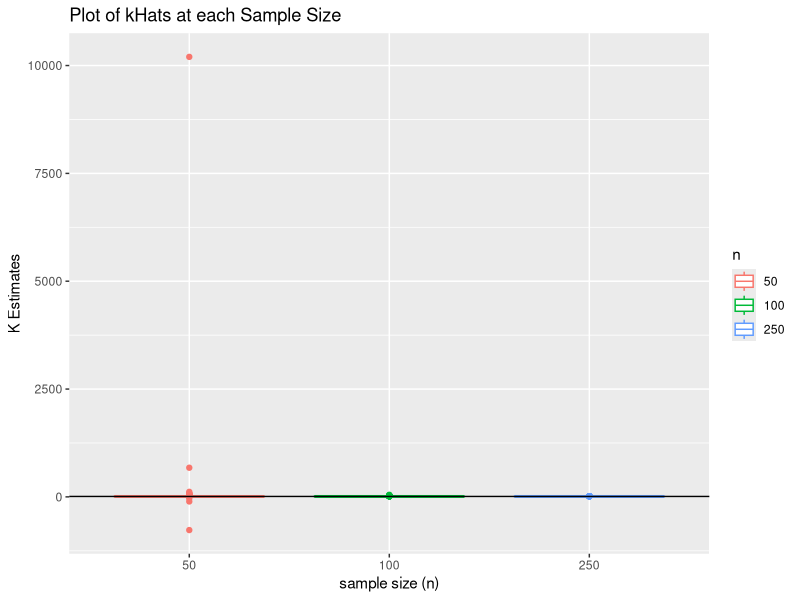
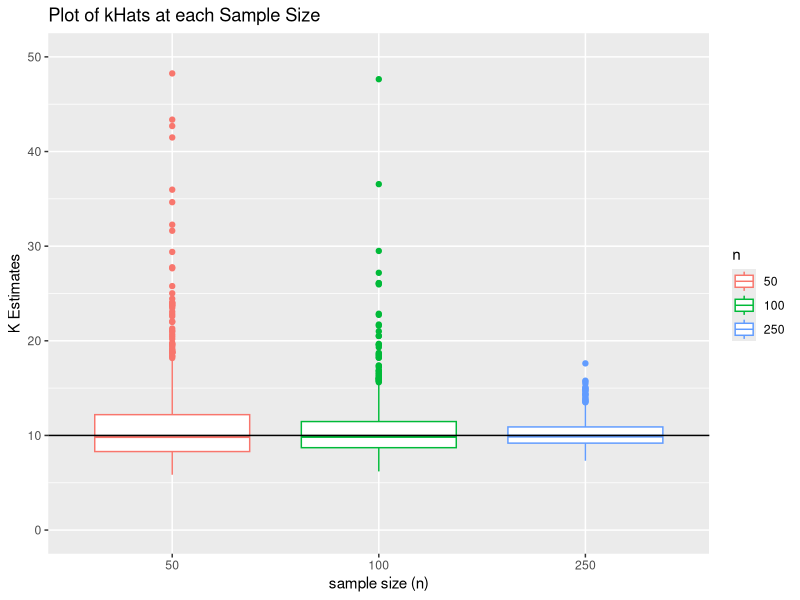
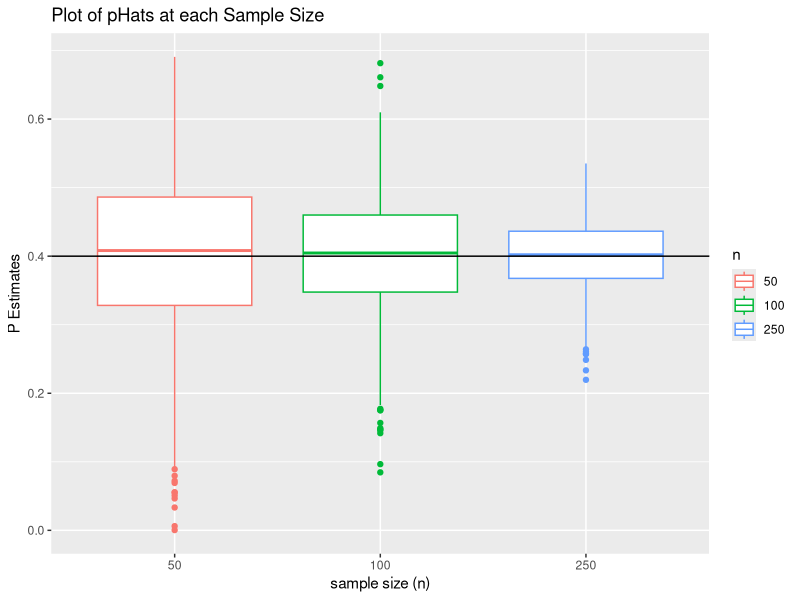

Write R code to recreate these figures, in order.

#1
library(dplyr)
library(plyr)
install.packages("plyr")
??rdply

set.seed(2)
randomBinomSample = rbinom(50,10,.4) #generate a random sample of 50 observations from
                                      #binomial distribution where #trials = 10, p =.4
randomBinomSample


#2

#something is wrong with the denominator I think
estimateKHat = function(randomBinSamp){
  sampleMean = mean(randomBinSamp) #calculate Xbar
  oneOverN = (length(randomBinSamp)-1)/(length(randomBinSamp)) #(n-1)/n to get populationvar
  popVar = oneOverN*var(randomBinSamp) #actually calculate population variance
  denominator = sampleMean - popVar
  kHat = ((sampleMean)^2)/(denominator)
  return(kHat)
}

estimateKHat2 = function(randomBinSamp){
  sampleMean = mean(randomBinSamp) #calculate Xbar
  
  kHat = ((sampleMean)^2)/(sampleMean-1/(length(randomBinSamp))*(sum((randomBinSamp-sampleMean)^2)))
  return(kHat)
}
estimateKHat2(randomBinomSample)
  
estimatePHat = function(randomBinSamp){
  sampleMean = mean(randomBinSamp) #calculate the mean of the binomial sample vector
  returnedKHat = estimateKHat(randomBinSamp)
  pHat = sampleMean/returnedKHat
  return(pHat)
}
estimatePHat(randomBinomSample)



#3
#generate 1000 random samples of size 50
randomSamples = list(replicate(1000,rbinom(50,10,.4)))
randomSamples

randomSamplesDF = data.frame(randomSamps = randomSamples)


randomSampleDF = t(randomSamplesDF)
estimatedKHats = apply(randomSampleDF,1,estimateKHat)
estimatedKHats
mean(estimatedKHats)

#create a vector of estimated PHats
estimatedPHats = apply(randomSampleDF,1,estimatePHat)



#5
bias = function(vec,ev){
  expValEstimatorHat = mean(vec)
  return(expValEstimatorHat-ev)
}
mse = function(vec,ev){
  expValEstimatorHat = mean(vec)
  sse = sum((vec - ev)^2)
  meanSquaredError = sse/length(vec)
  return(meanSquaredError)
  
}
#when n=50
set.seed(2)
randomSamples = list(replicate(1000,rbinom(50,10,.4)))

randomSamplesDF = data.frame(randomSamps = randomSamples)

randomSampleDF = t(randomSamplesDF)
View(randomSampleDF)

estimatedKHats50 = apply(randomSampleDF,1,estimateKHat)
which.max(estimatedKHats50)
estimatedKHats50[996]

estimatedPHats = apply(randomSampleDF,1,estimatePHat)

#calculate bias for kHat when n=50
bias(estimatedKHats,10)

#calculate mse for kHat when n = 50
mse(estimatedKHats,10)

#calculate bias for pHat when n =50
bias(estimatedPHats,.4)

#calculate mse for pHat when n = 50
mse(estimatedPHats,.4)

#when n=100
set.seed(2)
randomSamples = list(replicate(1000,rbinom(100,10,.4)))

randomSamplesDF = data.frame(randomSamps = randomSamples)

randomSampleDF = t(randomSamplesDF)

estimatedKHats100 = apply(randomSampleDF,1,estimateKHat)

estimatedPHats = apply(randomSampleDF,1,estimatePHat)


#calculate bias for kHat when n=100
bias(estimatedKHats,10)

#calculate mse for kHat when n = 100
mse(estimatedKHats,10)

#calculate bias for pHat when n =100
bias(estimatedPHats,.4)

#calculate mse for pHat when n = 100
mse(estimatedPHats,.4)




#when n = 250

set.seed(2)
randomSamples = list(replicate(1000,rbinom(250,10,.4)))

randomSamplesDF = data.frame(randomSamps = randomSamples)

randomSampleDF = t(randomSamplesDF)

estimatedKHats250 = apply(randomSampleDF,1,estimateKHat)

estimatedPHats = apply(randomSampleDF,1,estimatePHat)


#calculate bias for kHat when n=250
bias(estimatedKHats,10)

#calculate mse for kHat when n = 250
mse(estimatedKHats,10)

#calculate bias for pHat when n =250
bias(estimatedPHats,.4)

#calculate mse for pHat when n = 250
mse(estimatedPHats,.4)



infoMatrix = matrix(1:12, nrow=4,ncol = 3 )
rownames(infoMatrix)=c("kHat MSE","kHat Bias","pHat MSE", "pHat Bias")
infoMatrix
colnames(infoMatrix) = c("n=50","n=100","n=250")
infoMatrix[1:4,1]= c(711.1065,1.7945,.0134,.0058)

infoMatrix[1:4,2] = c(8.1532,.3849,.0065,.0049)

infoMatrix[1:4,3] = c(1.6885,.0576,.0024,.0039)

infoMatrix




#6
library(ggplot2)
vecKHats = c(estimatedKHats50,estimatedKHats100,estimatedKHats250)
ens = c(rep(50,1000),rep(100,1000),rep(250,1000))
vecKHats
ggplot

kHatDF = data.frame(kHats = vecKHats,n = ens)
View(kHatDF)
mean(kHatDF[1:1000,1])
mean(kHatDF[1001:2000,1])
kHatDF$n = as.factor(kHatDF$n)
View(kHatDF)
which.max(kHatDF$kHats)


kHatBoxPlot <- ggplot(kHatDF) + 
  geom_boxplot(mapping = aes(x=n, y=kHats,color = n))+
  geom_hline(yintercept = 10)+
  labs(title="Plot of kHats at each Sample Size ",x="sample size (n)", y = "K Estimates")

kHatBoxPlot

kHatBoxPlotRestricted <- ggplot(kHatDF) + 
  geom_boxplot(mapping = aes(x=n, y=kHats,color = n))+
  geom_hline(yintercept = 10)+
  labs(title="Plot of kHats at each Sample Size ",x="sample size (n)", y = "K Estimates")+
  coord_cartesian(ylim = c(0, 50))

kHatBoxPlotRestricted


#b

#when n=50
set.seed(2)
randomSamples = list(replicate(1000,rbinom(50,10,.4)))

randomSamplesDF = data.frame(randomSamps = randomSamples)

randomSampleDF = t(randomSamplesDF)
View(randomSampleDF)
estimatePHat(randomSampleDF[706,])
mean(randomSampleDF[706,])

###RIGHT HERE
estimateKHat(randomSampleDF[706,])

estimatedKHats50 = apply(randomSampleDF,1,estimateKHat)
which.max(estimatedKHats50)

estimatedPHats50 = apply(randomSampleDF,1,estimatePHat)



#when n=100
set.seed(2)
randomSamples = list(replicate(1000,rbinom(100,10,.4)))

randomSamplesDF = data.frame(randomSamps = randomSamples)

randomSampleDF = t(randomSamplesDF)

estimatedKHats100 = apply(randomSampleDF,1,estimateKHat)

estimatedPHats100 = apply(randomSampleDF,1,estimatePHat)




#when n = 250

set.seed(2)
randomSamples = list(replicate(1000,rbinom(250,10,.4)))

randomSamplesDF = data.frame(randomSamps = randomSamples)

randomSampleDF = t(randomSamplesDF)

estimatedKHats250 = apply(randomSampleDF,1,estimateKHat)

estimatedPHats250 = apply(randomSampleDF,1,estimatePHat)

vecPHats = c(estimatedPHats50,estimatedPHats100,estimatedPHats250)
pHatDF = data.frame(pHats = vecPHats,n = ens)
pHatDF$n = as.factor(pHatDF$n)

which.min(estimatedPHats50)
estimatedPHats50[706]

library(dplyr)
pHatDF = pHatDF %>% 
  filter(pHats >= 0)



pHatBoxPlot <- ggplot(pHatDF) + 
  geom_boxplot(mapping = aes(x=n, y=pHats,color = n))+
  geom_hline(yintercept = .4)+
  labs(title="Plot of pHats at each Sample Size ",x="sample size (n)", y = "P Estimates")


pHatBoxPlot

